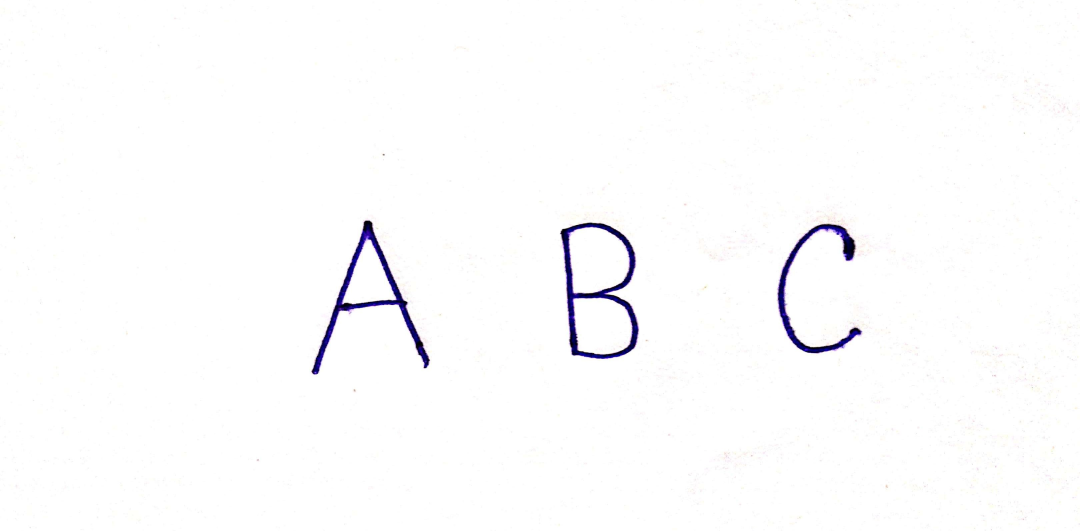
%> input picture G_29 Project Codes/SampleImages/a.jpg, 3239 x 1593 px (shown at 1/3 size)
$ octave Main.m   (GNU Octave 9; MATLAB toolbox functions it lacks are replaced by stand-ins)
%> lines starting %> are read from the running program, lines starting %| are printed output that depends on the picture; in (x1, y1, x2, y2) boxes, pixels count from 0 and x2, y2 are one past the last pixel; in counts of white or black regions, pixels touching at a corner belong together; the program's own positions count from 1
### G_29 Project Codes/extract_lines.m
function [fl, re] = extract_lines(im_texto)
    % Crop the input image to remove empty margins
    im_texto = clip(im_texto);

    % Get the number of rows in the image
    num_filas = size(im_texto, 1);

    % Iterate through each row to find the first row with no white pixels
    for s = 1:num_filas
        if sum(im_texto(s, :)) == 0
            % Split the image into the current line (nm) and the rest (rm)
            nm = im_texto(1:s-1, :);
            rm = im_texto(s:end, :);

            % Clip the line to remove empty columns and assign to output
            fl = clip(nm);
            pause(1); % Pause for visual inspection (can be removed in production)

            % Clip the remaining part and assign to output
            re = clip(rm);
            break
        else
            % If no empty row is found, assign the whole image to 'fl'
            fl = im_texto;
            re = [];
        end
    end
end

function img_out = clip(img_in)
    % Clip the input image to remove empty rows and columns
    [f, c] = find(img_in); % Find indices of non-zero elements
    img_out = img_in(min(f):max(f), min(c):max(c)); % Crop the image to these bounds
end

### G_29 Project Codes/Main.m
% Clear workspace and close all figures
clc;
close all;
clear all;

% Declare global variables
global templates;

% Load templates for character recognition
load templates;

% Read the input image
imagen = imread('SampleImages\a.jpg');

% Display the input image with noise
figure, imshow(imagen);
title('INPUT IMAGE WITH NOISE');

% Convert the image to grayscale if it's in RGB format
if size(imagen, 3) == 3
    imagen = rgb2gray(imagen);
end
figure, imshow(imagen);
title('INPUT IMAGE WITHOUT NOISE');

% Apply histogram equalization to enhance contrast
imagen = adapthisteq(imagen);
figure, imshow(imagen);
title('Histogram Equalization');

% Adjust the image contrast
imagen = imadjust(imagen);
figure, imshow(imagen);
title('Contrast Stretching');

% Convert the image to binary using Otsu's method
threshold = graythresh(imagen);
%> threshold = 0.516
imagen = ~im2bw(imagen, threshold);
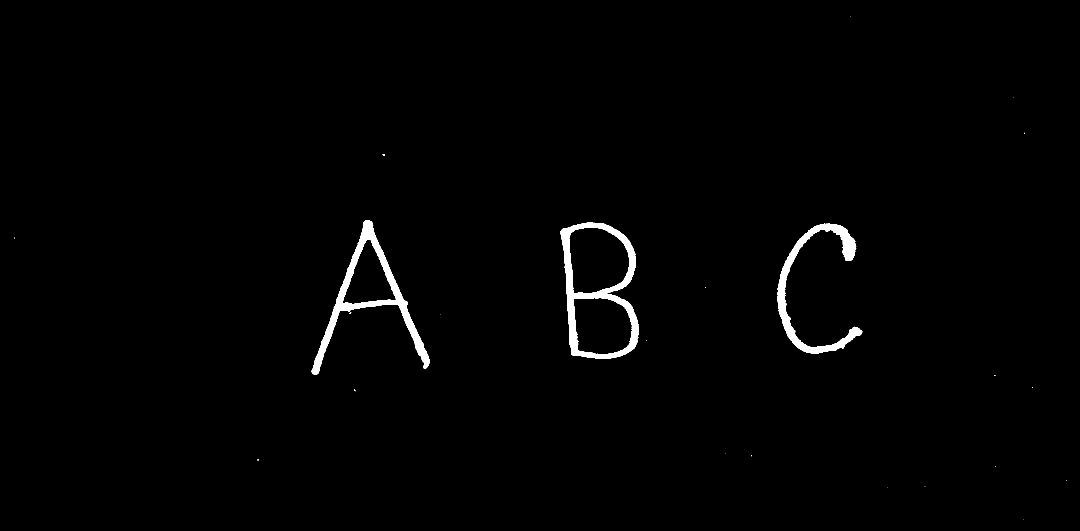
%> imagen: size 1593x3239 logical (shown at 1/3 size); 1.2% white; 27 white regions (23 under 20 px), largest, box (x1, y1, x2, y2) and area: (1680, 667, 1917, 1077) 22633, (934, 661, 1290, 1123) 21223, (2331, 671, 2587, 1061) 16771, (1148, 462, 1154, 467) 24
imagen2 = imagen;

% Display the binary image
figure, imshow(imagen2);
title('Binary Image');

% Remove small objects from the binary image
imagen = bwareaopen(imagen, 15);
imagen3 = imagen;
figure, imshow(imagen3);
title('Cleaned Binary Image');

% Initialize variables for storing recognized text
word = [];
re = imagen;

% Open a text file to write the recognized text
fid = fopen('text.txt', 'wt');

% Ensure global templates is accessible and used properly
global templates;
num_letras = size(templates, 2);

% Loop to segment and recognize each line of text
while 1
    [fl, re] = extract_lines(re); % Crop each line
    imgn = fl;
    n = 0;

    % Initialize space vectors to store space width
    spacevector = [];
    rc = fl;

    % Loop to segment and recognize each character
    while 1
        [fc, rc, space] = extract_character(rc); % Crop each character

        % Resize the character image
        img_r = imresize(fc, [42 24]);
        n = n + 1;
        spacevector(n) = space;

        % Recognize the character
        letter = character_recognition(img_r, num_letras);
        word = [word letter];

        if isempty(rc)
            break;
        end
    end

    % Adjust spacing in recognized words
    max_space = max(spacevector);
    no_spaces = 0;

    for x = 1:n
        if spacevector(x + no_spaces) > (0.75 * max_space)
            no_spaces = no_spaces + 1;
            for m = x:n
                word(n + x - m + no_spaces) = word(n + x - m + no_spaces - 1);
            end
            word(x + no_spaces) = ' ';
            spacevector = [0 spacevector];
        end
    end

    % Write the recognized word to the text file
    fprintf(fid, '%s\n', word);
    word = [];

    if isempty(re)
        break;
    end
end
%> this loop made 2 passes
%> max_space on passes 1 to 2: 0, 414
%> pass 1, in clip, `img_out = img_in(min(f):max(f), min(c):max(c));`:
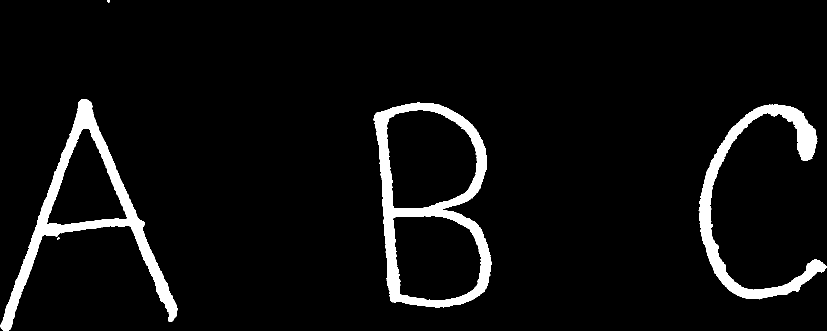
%> img_out: size 661x1653 logical (shown at 1/2 size); 5.6% white; 5 white regions (1 under 20 px), largest, box (x1, y1, x2, y2) and area: (746, 205, 983, 615) 22633, (0, 199, 356, 661) 21223, (1397, 209, 1653, 599) 16771, (214, 0, 220, 5) 24
%> pass 1, `[fl, re] = extract_lines(re);`:
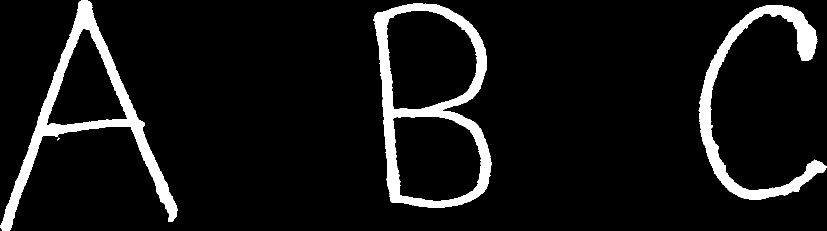
%> re: size 462x1653 logical (shown at 1/2 size); 7.9% white; 4 white regions (1 under 20 px), largest, box (x1, y1, x2, y2) and area: (746, 6, 983, 416) 22633, (0, 0, 356, 462) 21223, (1397, 10, 1653, 400) 16771
%> after the loop:
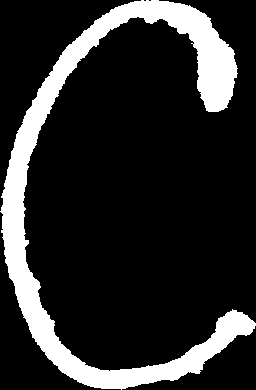
%> fc: size 390x256 logical; 16.8% white; 1 white region, box (x1, y1, x2, y2) and area: (0, 0, 256, 390) 16771
%> after the loop, space = 0; spacevector = [0 0 390 414 0]
fclose(fid);

% Open the text file to display the recognized text
winopen('text.txt');
